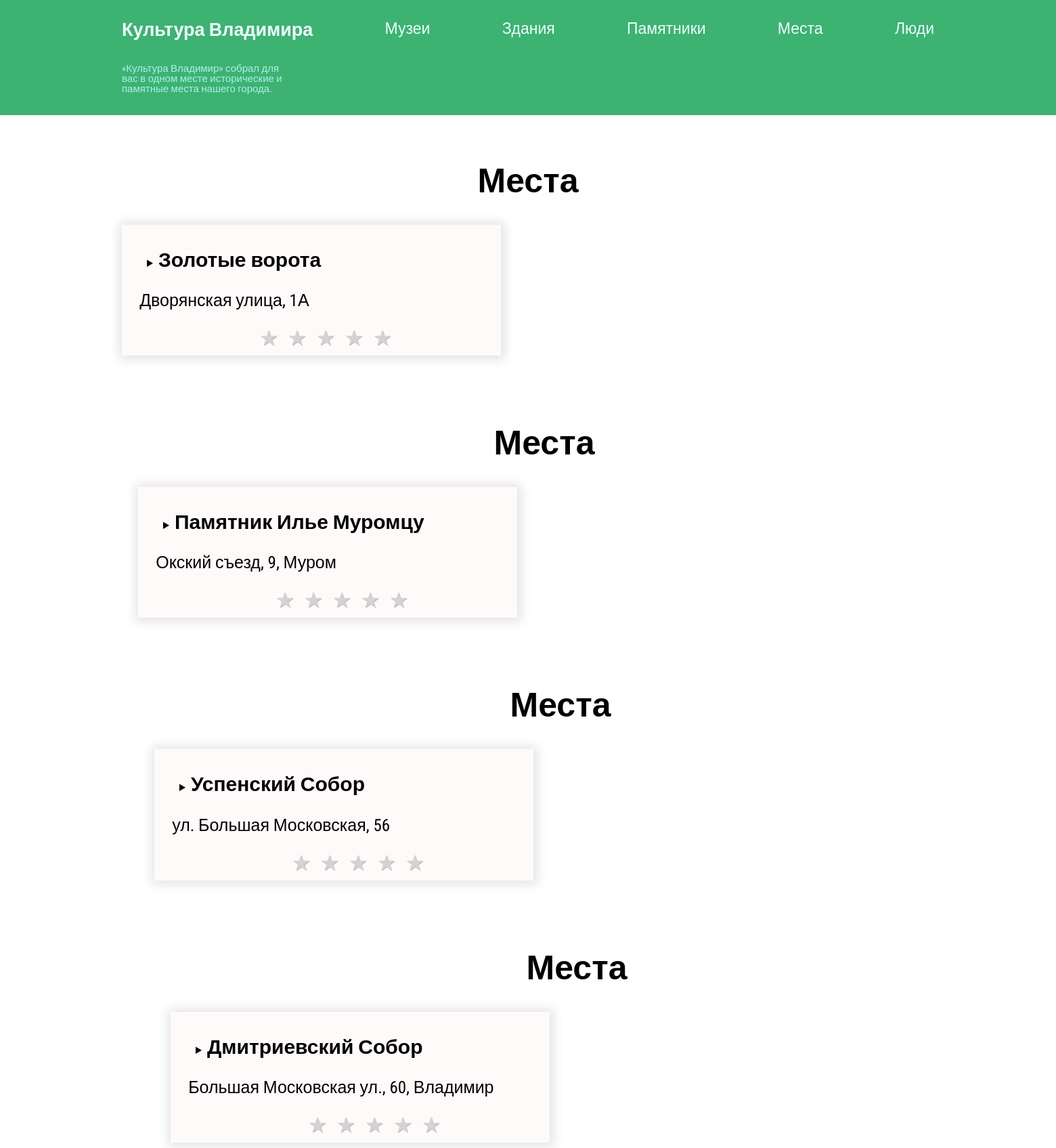
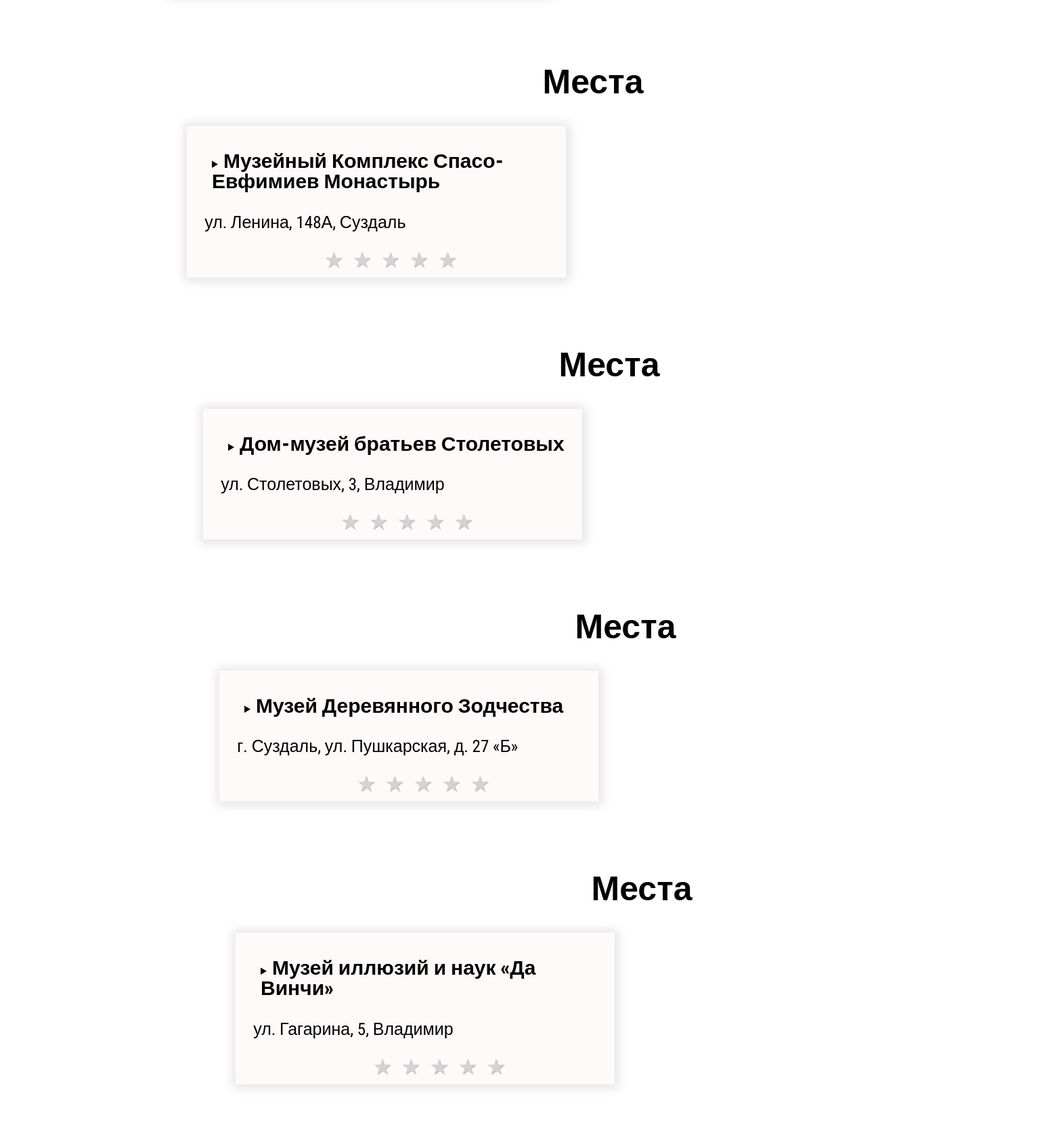
The page /museums (upper part) on the database its author committed (2 pictures, top to bottom).
### tables this page shows
CREATE TABLE Histori(
	"id"	INTEGER UNIQUE,
	"name"	text,
	"photo"	text,
    "imlink"	text,
	"linkya"	text,
	"descrip"	text,
	"excurs"	text,
	PRIMARY KEY("id" AUTOINCREMENT)
);

### flask_app.py (the view)
@app.route("/museums")
def museums():
    try:
        History = databasemanager('history.db')
        places = History.fetchall("""SELECT * FROM Histori""")
        print(places)
    except:
        places=[("НЕТ ДАННЫХ","НЕТ ДАННЫХ","НЕТ ДАННЫХ")]
    return render_template('museums.html',places=places)

### db.py (called while the page is built)
    def fetchall(self,arg, values = None):
        if values == None:
             self.cur.execute(arg)
        else:
            self.cur.execute(arg,values)
        return self.cur.fetchall()

    def __del__(self):
        self.conn.close()

### templates/museums.html (shortened to what this page needs)
<!DOCTYPE html>
<html lang="en">
<head>
    <link rel="stylesheet" href="{{ url_for('static',filename='style.css') }}">
</head>
<body>
    <header class="header">
        <div class="container">
            <div class="header__items">
                <ul class="main__menu flex-container">
                    <li><a href="http://127.0.0.1:5000/"><h2>Культура Владимира</h2></a></li>
                    <li>
                        <a href="http://127.0.0.1:5000/museums">Музеи</a>
                    </li>
                    <li>
                        <a href="http://127.0.0.1:5000/buildings">Здания</a>
                    </li>
                    <li>
                        <a href="http://127.0.0.1:5000/monument">Памятники</a>
                    </li>
                    <li>
                        <a href="http://127.0.0.1:5000/placec">Места</a>
                    </li>
                    <li>
                        <a href="http://127.0.0.1:5000/peoples">Люди</a>
                    </li>
                </ul>
                <div class="main__menu--txt"><p>«Культура Владимир» собрал для вас в одном месте исторические и памятные места нашего города.</p></div>
            </div>
        </div>
    </header>
    {% for el in  places %}
    <div class="places">
        <div class="container">
            <div class="places__title">
                <h2>Места</h2>
            </div>
            <div class="places__items">
                <div class="places__item">
                    <div class="places__item-title">
                        <details>
                            <summary><span>{{el[1]}}</span></summary>
                          </details>
                    </div>
                    <div class="places__item--street">
                            <a href="{{el[4]}}" target="_blank">{{el[6]}}</a>
                    </div>
                    <div class="rating-area">
                        <label for="star-5" title="Оценка «5»"></label>
                        <label for="star-4" title="Оценка «4»"></label>
                        <label for="star-3" title="Оценка «3»"></label>
                        <label for="star-2" title="Оценка «2»"></label>
                        <label for="star-1" title="Оценка «1»"></label>
                    </div>
                </div>
            {% endfor %}
</body>
</html>

### static/style.css (style rules this page uses)
html, body, div, span, applet, object, iframe, h1, h2, h3, h4, h5, h6, p, blockquote, pre, a, abbr, acronym, address, big, cite, code, del, dfn, em, img, ins, kbd, q, s, samp, small, strike, strong, sub, sup, tt, var, b, u, i, center, dl, dt, dd, ol, ul, li, fieldset, form, label, legend, table, caption, tbody, tfoot, thead, tr, th, td, article, aside, canvas, details, embed, figure, figcaption, footer, header, hgroup, menu, nav, output, ruby, section, summary, time, mark, audio, video { margin: 0; padding: 0; border: 0; font-size: 100%; font: inherit; vertical-align: baseline; }
article, aside, details, figcaption, figure, footer, header, hgroup, menu, nav, section { display: block; }
html { height: 100%; }
body { line-height: 1; }
ol, ul { list-style: none; }
.header { background-color: #3CB371; }
.header__items a { text-decoration: none; color: #F0FFFF; font-family: 'Roboto Condensed', sans-serif; font-size: 23px; }
.header__items a h2 { font-size: 27px; font-weight: 900; font-family: 'Roboto Condensed', sans-serif; }
.container { padding: 2%; max-width: 1200px; width: 100%; margin: 0 auto; }
.flex-container { display: flex; justify-content: space-between; }
.main__menu--txt { margin-top: 3%; width: 250px; max-width: 100%; }
.main__menu--txt p { font-family: 'Roboto Condensed', sans-serif; font-size: 15px; color: #AFEEEE; }
.places { margin-top: 40px; margin-bottom: 40px; }
.places__title h2 { font-size: 50px; text-align: center; margin-bottom: 40px; font-family: 'Roboto Condensed', sans-serif; font-weight: 800; }
.places__items { display: flex; justify-content: space-between; flex-wrap: wrap; }
.places__item { width: 45%; margin-bottom: 40px; padding: 10px; -webkit-box-shadow: 1px 1px 15px 5px rgba(0, 0, 0, 0.11); -moz-box-shadow: 1px 1px 15px 5px rgba(0, 0, 0, 0.11); box-shadow: 1px 1px 15px 5px rgba(0, 0, 0, 0.11); background-color: #FFFAFA; }
.places__item--street { display: flex; }
.places__item-title { margin-left: 5%; margin-top: 5%; display: flex; margin-bottom: 4% ; }
.places__item-title span { font-size: 30px; font-family: 'Roboto Condensed', sans-serif; font-weight: 900; }
.places__item--street a { text-decoration: none; color: #000000; font-family: 'Roboto Condensed', sans-serif; font-size: 25px; padding-top: 2%; padding-left: 3%; }
.rating-area { padding-top: 5%; overflow: hidden; width: 265px; margin: 0 auto; }
.rating-area:not(:checked) > label { float: right; width: 42px; padding: 0; cursor: pointer; font-size: 32px; line-height: 32px; color: lightgrey; text-shadow: 1px 1px #bbb; }
.rating-area:not(:checked) > label:before { content: '★'; }

### rows shown on the page
Histori: name "Золотые ворота", excurs "Дворянская улица, 1А"
Histori: name "Памятник Илье Муромцу", excurs "Окский съезд, 9, Муром"
Histori: name "Успенский Собор", excurs "ул. Большая Московская, 56"
Histori: name "Дмитриевский Собор", excurs "Большая Московская ул., 60, Владимир"
Histori: name "Музейный Комплекс Спасо-Евфимиев Монастырь", excurs "ул. Ленина, 148А, Суздаль"
Histori: name "Дом-музей братьев Столетовых", excurs "ул. Столетовых, 3, Владимир"
Histori: name "Музей Деревянного Зодчества", excurs "г. Суздаль, ул. Пушкарская, д. 27 «Б»"
Histori: name "Музей иллюзий и наук «Да Винчи»", excurs "ул. Гагарина, 5, Владимир"
